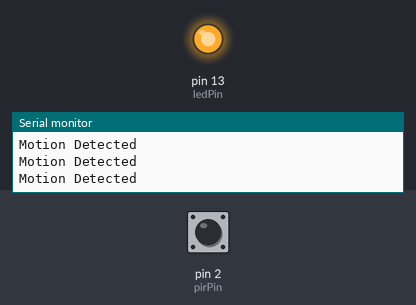
Bench run of a sketch on a simulated Arduino Uno, built with avr-gcc and run on an emulated ATmega328P. On the bench: output pins drawn as LEDs (lit = HIGH), the last lines printed to the serial monitor. Dashed ring = blinking. The inputs (shaded band) are chosen by the test bench; at power-on: pin 2 (pirPin) HIGH.

Above: at 1.2 s.
1.3 s: pin 2 (pirPin) driven LOW
At 2.5 s:
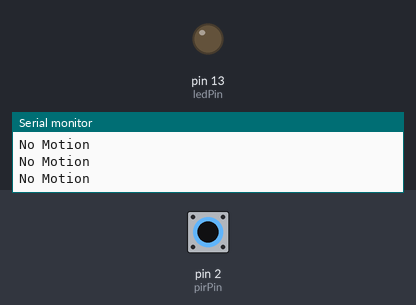
2.8 s: pin 2 (pirPin) driven HIGH
At 3.8 s:
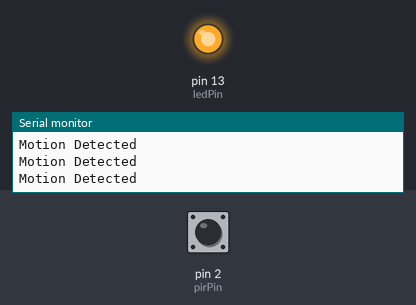
5.8 s: pin 2 (pirPin) pulsed LOW 5 times (0.12 s each, 0.3 s apart)
At 6.31 s:
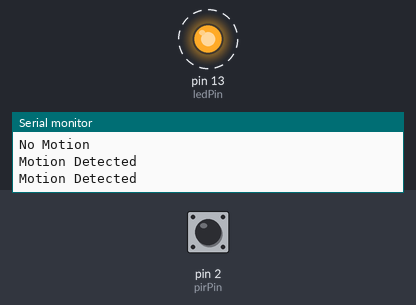
10.3 s: pin 2 (pirPin) pulsed LOW 2 times (0.12 s each, 0.3 s apart)
At 11.1 s:
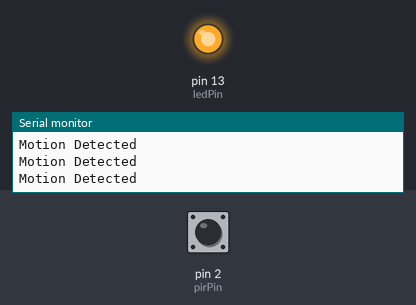
Timing chart, 0 to 13.3 s (numbered marks = the images above; inputs shaded):
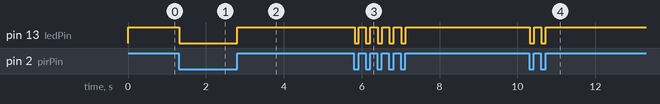

The sketch:

task1.ino
```cpp
int ledPin = 13;                // LED
int pirPin = 2;                 // PIR Out pin
int pirStat = 0;                   // PIR status

void setup() {
 pinMode(ledPin, OUTPUT);
 pinMode(pirPin, INPUT);
 Serial.begin(9600);
}

void loop(){
 pirStat = digitalRead(pirPin);
 if (pirStat == LOW) {
   digitalWrite(ledPin, LOW);  // turn LED off
   Serial.println("No Motion");
 }
 else {
   digitalWrite(ledPin, HIGH); // turn LED on
   Serial.println("Motion Detected");
 }
}
```

Measured:
- after the input at 1.3 s, pin 13 (ledPin): HIGH → LOW at once
- after the input at 2.8 s, pin 13 (ledPin): LOW → HIGH at once
- after the input at 5.8 s, pin 13 (ledPin): alternates HIGH for 0.19 s and LOW for 0.11 s, 10 changes in all, then stays HIGH, starting at once
- after the input at 10.3 s, pin 13 (ledPin): alternates HIGH for 0.18 s and LOW for 0.12 s, 4 changes in all, then stays HIGH, starting at once
